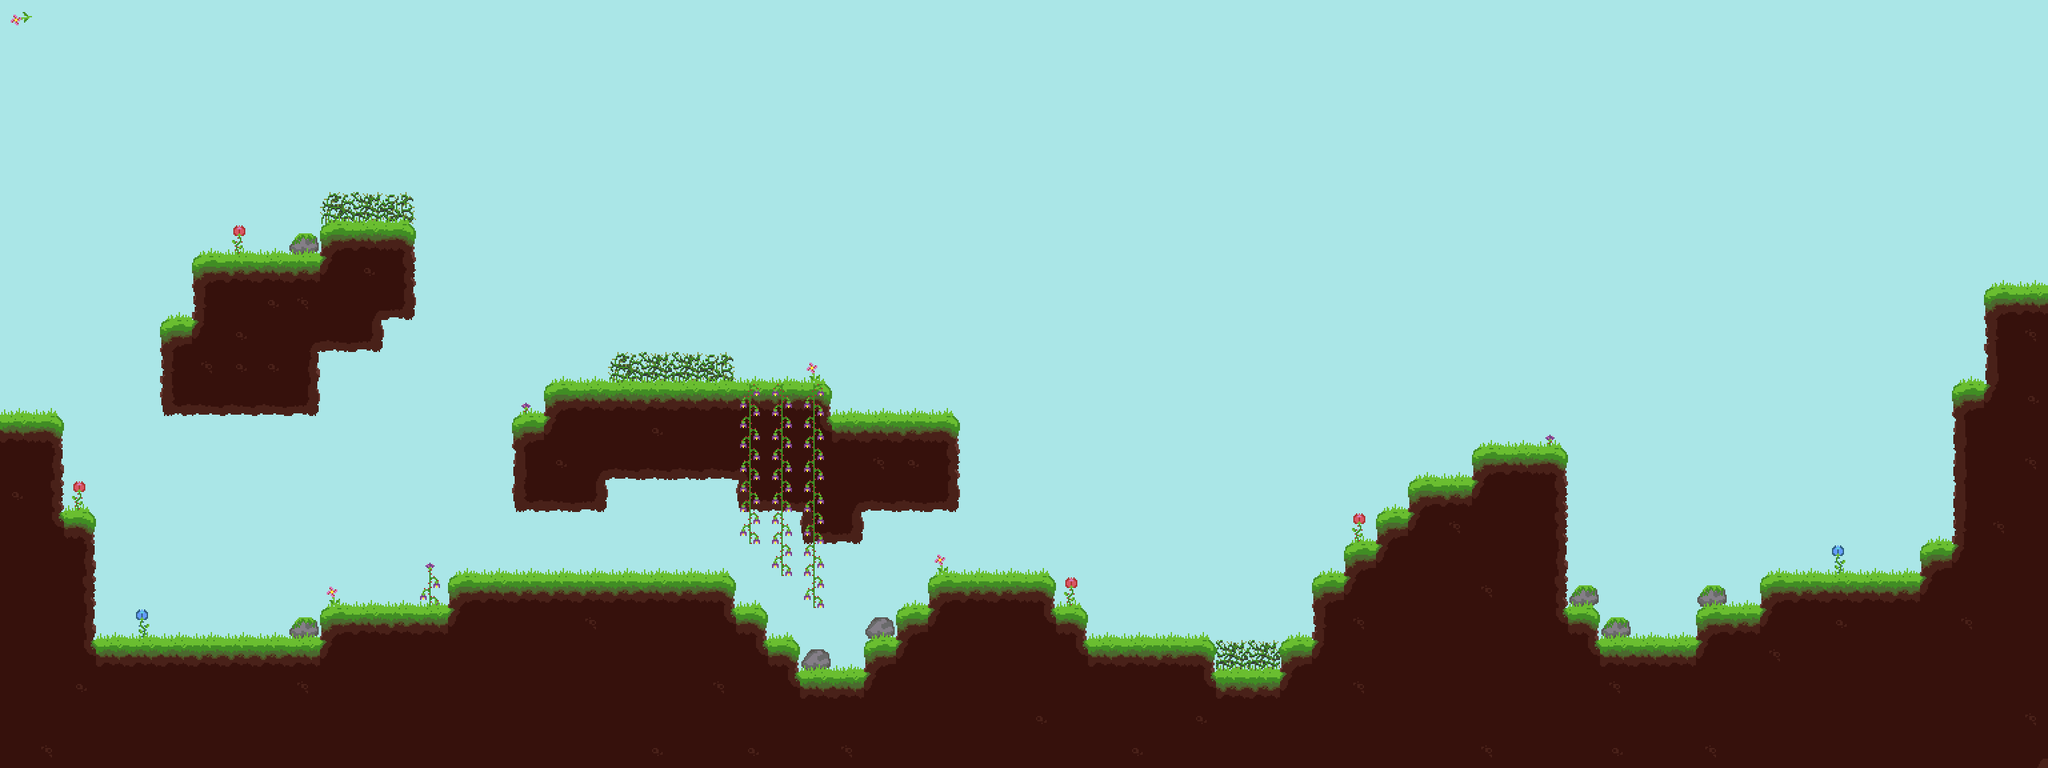

A 2D game scene composited from a Tiled map and its tileset images. What follows is a short description and the map's XML, with each tile layer's data collapsed to a summary:
An orthogonal 64x24 tile map with 48x48 px tiles, 4 tile layers (ground, dangerous, decor, herbe), 3 tilesets and 2 objects (Début de niveau, Fin de niveau).

<map version="1.0" orientation="orthogonal" width="64" height="24" tilewidth="48" tileheight="48" backgroundcolor="#aae6e7">
 <properties>
  <property name="background-1-hspeed" value="-1.2" />
  <property name="background-1-image" value="trees-2" />
  <property name="background-1-vspeed" value="-1.1" />
 </properties>
 <tileset firstgid="1" name="forest" tilewidth="48" tileheight="48">
  <image source="../../tilesets/forest.png" width="336" height="384" />
  <terraintypes>
   <terrain name="grassy-ground" tile="-1" />
  </terraintypes>
  <tile id="1" terrain=",,,0" />
  <tile id="2" terrain=",,0,0" />
  <tile id="3" terrain=",,0,0" />
  <tile id="4" terrain=",,0," />
  <tile id="5" terrain="0,0,0," />
  <tile id="6" terrain="0,0,,0" />
  <tile id="8" terrain=",0,,0" />
  <tile id="9" terrain="0,0,0,0" />
  <tile id="10" terrain="0,0,0,0" />
  <tile id="11" terrain="0,,0," />
  <tile id="12" terrain="0,,0,0" />
  <tile id="13" terrain=",0,0,0" />
  <tile id="15" terrain=",0,,0" />
  <tile id="16" terrain="0,0,0,0" />
  <tile id="17" terrain="0,0,0,0" />
  <tile id="18" terrain="0,,0," />
  <tile id="22" terrain=",0,," />
  <tile id="23" terrain="0,0,," />
  <tile id="24" terrain="0,0,," />
  <tile id="25" terrain="0,,," />
 </tileset>
 <tileset firstgid="57" source="../../tilesets/dangerous.tsx" />
 <tileset firstgid="60" name="decor-forest" tilewidth="48" tileheight="48">
  <image source="../../tilesets/decor-forest.png" width="192" height="192" />
 </tileset>
 <layer name="ground" width="64" height="24">
  <data>[1536 cells, 824 non-empty, 24 distinct tile ids]</data>
 </layer>
 <layer name="dangerous" width="64" height="24">
  <data>[1536 cells, 9 non-empty, 3 distinct tile ids]</data>
 </layer>
 <objectgroup name="controls" width="64" height="24">
  <object name="level-start" type="Début de niveau" x="192" y="864" width="48" height="48" />
  <object name="level-end" type="Fin de niveau" x="2736" y="576" width="240" height="288" />
 </objectgroup>
 <layer name="decor" width="64" height="24">
  <data>[1536 cells, 39 non-empty, 8 distinct tile ids]</data>
 </layer>
 <layer name="herbe" width="64" height="24">
  <data>[1536 cells, 86 non-empty, 3 distinct tile ids]</data>
 </layer>
</map>
